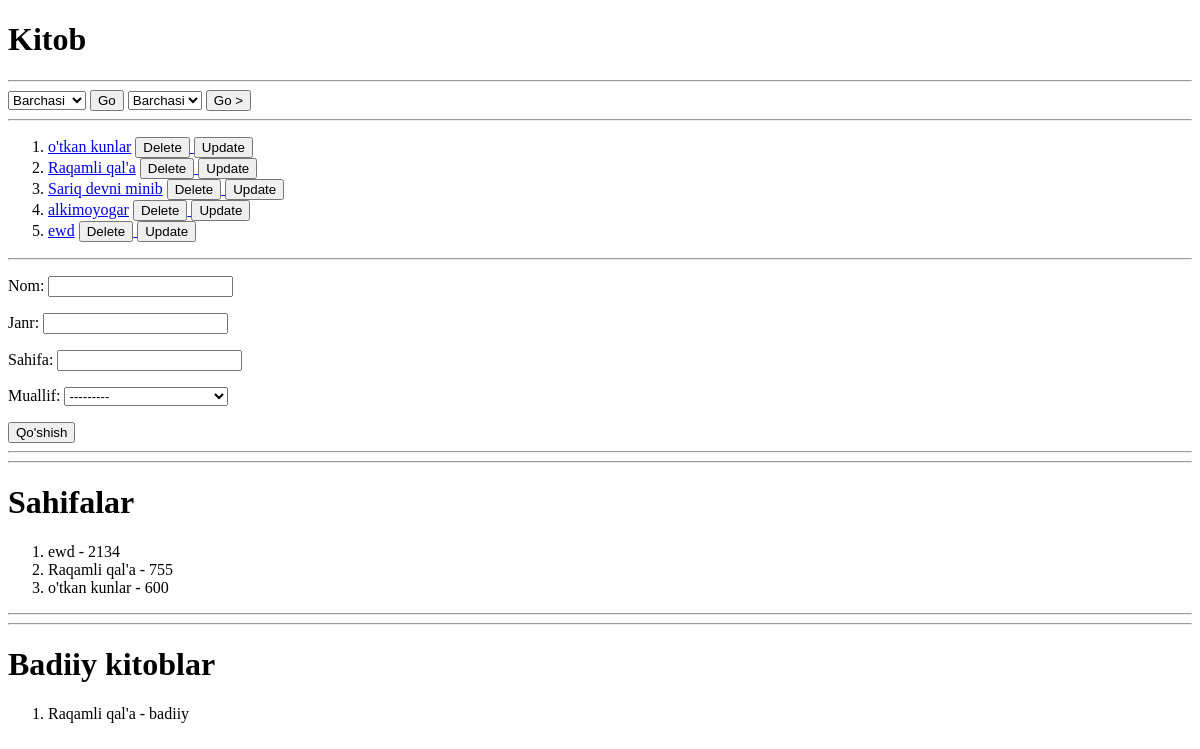
Before: /kitob/ with the older database file.
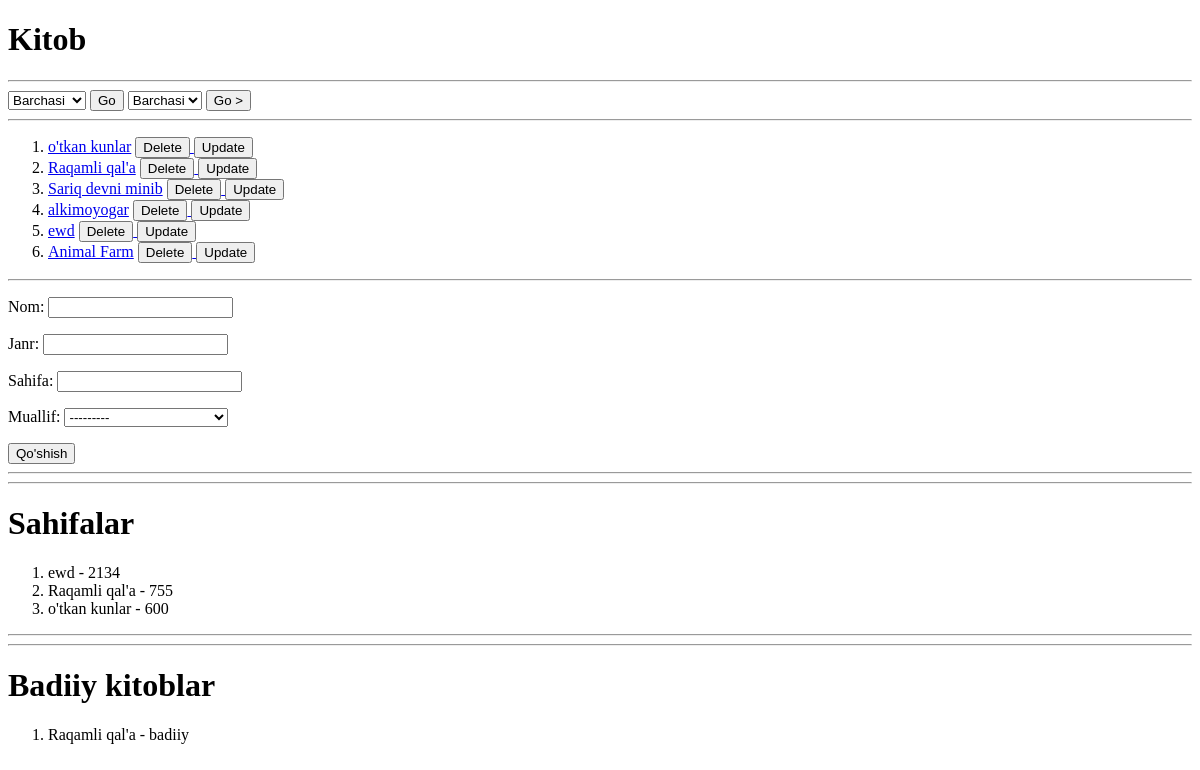
After: the same page with the newer database file.
### main/models.py (models this page shows, shortened)
class Kitob(models.Model):
    nom = models.CharField(max_length=255)
    janr = models.CharField(max_length=255)
    sahifa = models.PositiveIntegerField()
    muallif = models.ForeignKey(Muallif, on_delete=models.CASCADE, )
    class Meta:
        verbose_name = 'Kitob'
        verbose_name_plural = 'Kitoblar'

### main/views.py (the view)
# urls.py: path('kitob/', kitob_view),
def kitob_view(request):
    form = KitobForm()
    if request.method == 'POST':
        data = KitobForm(request.POST)
        if data.is_valid():
            data.save()
            return redirect('/kitob/')
    kitoblar = Kitob.objects.all()
    authors = Muallif.objects.all()
    sahifalar = Kitob.objects.order_by("-sahifa")[:3]
    badiiylar = Kitob.objects.filter(janr="badiiy")
    ordering = request.GET.get('ordering')
    if ordering:
        kitoblar = kitoblar.order_by(ordering)
    sahifa = request.GET.get('sahifa')
    if sahifa:
        kitoblar = kitoblar.order_by(sahifa)
    context = {
        'kitoblar': kitoblar,
        'sahifalar': sahifalar,
        'badiiylar': badiiylar,
        'ordering': ordering,
        'sahifa': sahifa,
        'authors': authors,
        'form': form,
    }
    return render(request, "kitob.html", context=context)

### main/forms.py
class KitobForm(forms.ModelForm):
    class Meta:
        model = Kitob
        fields = '__all__'

### main/models.py (called while the page is built)
    def __str__(self):
        return self.ism

### templates/kitob.html (shortened to what this page needs)
<!DOCTYPE html>
<html lang="en">
<head>
</head>
<body>
<h1>Kitob</h1>
<hr>
<form>
    <select name="ordering">
        <option value="">Barchasi</option>
    </select>
    <button>Go</button>
    <select name="sahifa">
        <option value="">Barchasi</option>
    </select>
    <button>Go &gt;</button>
</form>
<hr>
<ol>
    {% for kitob in kitoblar %}
    <li><a href="/kitob/{{kitob.id}}/">{{ kitob.nom }}</a>
        <a href="/kitob/{{kitob.id}}/delete/confirm">
            <button>Delete</button>
        </a>
        <a href="/kitob/{{kitob.id}}/update">
            <button>Update</button>
        </a>
    </li>
    {% endfor %}
</ol>
<hr>
<form method="post">
    {{form.as_p}}
    <button>Qo'shish</button>
</form>
<hr>
<hr>
<h1>Sahifalar</h1>
<ol>
    {% for sahifa in sahifalar %}
    <li>{{sahifa.nom}} - {{sahifa.sahifa}}</li>
    {% endfor %}
</ol>
<hr>
<hr>
<h1>Badiiy kitoblar</h1>
<ol>
    {% for badiiy in badiiylar %}
    <li>{{badiiy.nom}} - {{badiiy.janr}}</li>
    {% endfor %}
</ol>
</body>
</html>

Changed rows visible on the page:
added Kitob: nom "Animal Farm", shown under "Kitob"
